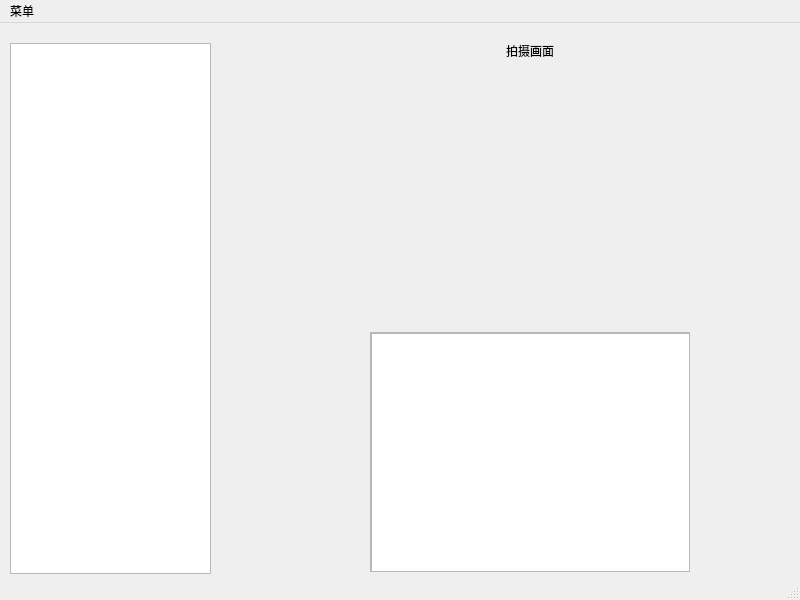
<?xml version="1.0" encoding="UTF-8"?>
<ui version="4.0">
 <class>MainWindow</class>
 <widget class="QMainWindow" name="MainWindow">
  <property name="geometry">
   <rect>
    <x>0</x>
    <y>0</y>
    <width>800</width>
    <height>600</height>
   </rect>
  </property>
  <property name="windowTitle">
   <string>MainWindow</string>
  </property>
  <widget class="QWidget" name="centralwidget">
   <widget class="QListView" name="homeworkList">
    <property name="geometry">
     <rect>
      <x>10</x>
      <y>20</y>
      <width>201</width>
      <height>531</height>
     </rect>
    </property>
   </widget>
   <widget class="QLabel" name="lbCam">
    <property name="geometry">
     <rect>
      <x>370</x>
      <y>50</y>
      <width>320</width>
      <height>240</height>
     </rect>
    </property>
    <property name="text">
     <string/>
    </property>
    <property name="pixmap">
     <pixmap>resources/zh1z.png</pixmap>
    </property>
    <property name="alignment">
     <set>Qt::AlignCenter</set>
    </property>
   </widget>
   <widget class="QLabel" name="lbText">
    <property name="geometry">
     <rect>
      <x>370</x>
      <y>20</y>
      <width>320</width>
      <height>16</height>
     </rect>
    </property>
    <property name="text">
     <string>拍摄画面</string>
    </property>
    <property name="textFormat">
     <enum>Qt::PlainText</enum>
    </property>
    <property name="alignment">
     <set>Qt::AlignCenter</set>
    </property>
   </widget>
   <widget class="QScrollArea" name="scrollArea">
    <property name="geometry">
     <rect>
      <x>370</x>
      <y>309</y>
      <width>320</width>
      <height>240</height>
     </rect>
    </property>
    <property name="widgetResizable">
     <bool>true</bool>
    </property>
    <widget class="QWidget" name="SubmissionScroll">
     <property name="geometry">
      <rect>
       <x>0</x>
       <y>0</y>
       <width>318</width>
       <height>238</height>
      </rect>
     </property>
     <widget class="QTableWidget" name="submissionTable">
      <property name="geometry">
       <rect>
        <x>0</x>
        <y>0</y>
        <width>320</width>
        <height>240</height>
       </rect>
      </property>
     </widget>
    </widget>
   </widget>
  </widget>
  <widget class="QMenuBar" name="exitBar">
   <property name="geometry">
    <rect>
     <x>0</x>
     <y>0</y>
     <width>800</width>
     <height>24</height>
    </rect>
   </property>
   <widget class="QMenu" name="menuExit">
    <property name="title">
     <string>菜单</string>
    </property>
    <addaction name="actionExit"/>
   </widget>
   <addaction name="menuExit"/>
  </widget>
  <widget class="QStatusBar" name="statusbar"/>
  <action name="actionExit">
   <property name="text">
    <string>退出</string>
   </property>
  </action>
 </widget>
 <resources/>
 <connections/>
</ui>
